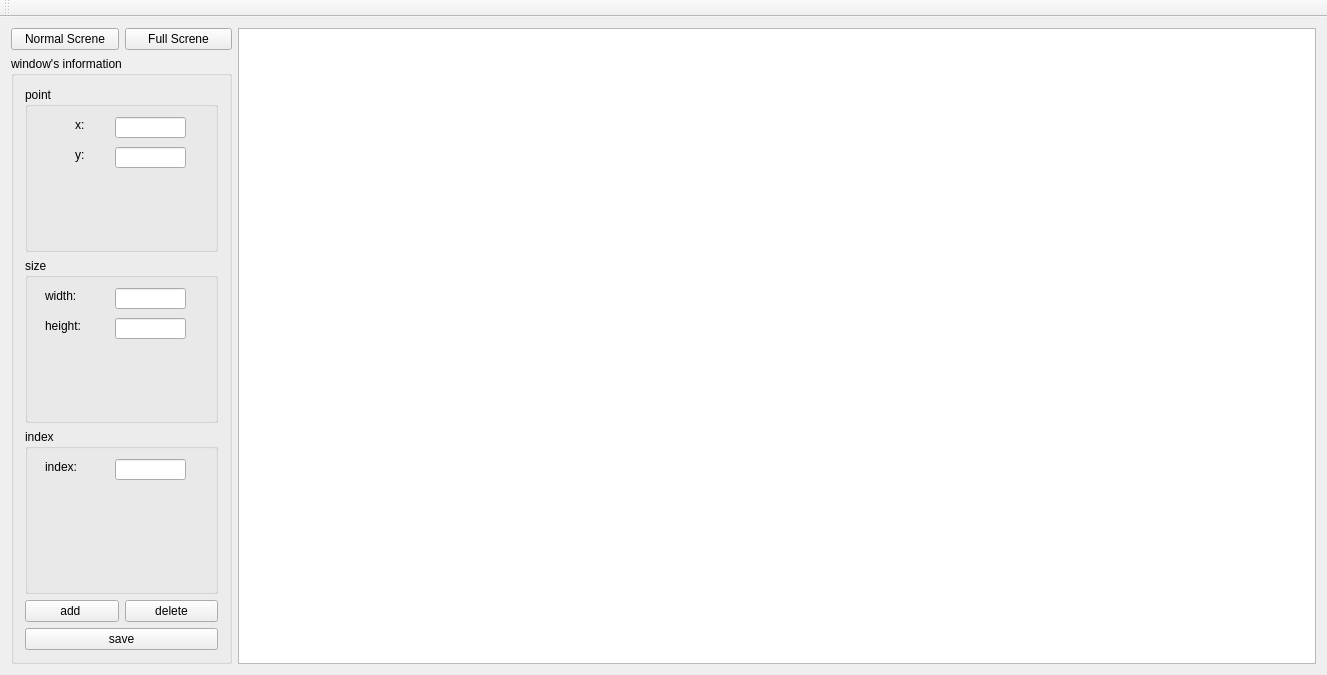
<?xml version="1.0" encoding="UTF-8"?>
<ui version="4.0">
 <class>MainEdit</class>
 <widget class="QMainWindow" name="MainEdit">
  <property name="geometry">
   <rect>
    <x>0</x>
    <y>0</y>
    <width>1327</width>
    <height>675</height>
   </rect>
  </property>
  <property name="windowTitle">
   <string>MainWindow</string>
  </property>
  <widget class="QWidget" name="centralWidget">
   <layout class="QGridLayout" name="gridLayout_2">
    <item row="0" column="0">
     <layout class="QHBoxLayout" name="horizontalLayout">
      <item>
       <widget class="QPushButton" name="exitBnt">
        <property name="text">
         <string>Normal Screne</string>
        </property>
       </widget>
      </item>
      <item>
       <widget class="QPushButton" name="fullBtn">
        <property name="text">
         <string>Full Screne</string>
        </property>
       </widget>
      </item>
     </layout>
    </item>
    <item row="0" column="1" rowspan="2">
     <widget class="QGraphicsView" name="view"/>
    </item>
    <item row="1" column="0">
     <widget class="QGroupBox" name="groupBox">
      <property name="minimumSize">
       <size>
        <width>221</width>
        <height>0</height>
       </size>
      </property>
      <property name="maximumSize">
       <size>
        <width>221</width>
        <height>16777215</height>
       </size>
      </property>
      <property name="title">
       <string>window's information</string>
      </property>
      <layout class="QGridLayout" name="gridLayout">
       <item row="2" column="0" colspan="2">
        <widget class="QGroupBox" name="groupBox_2">
         <property name="maximumSize">
          <size>
           <width>16777215</width>
           <height>16777215</height>
          </size>
         </property>
         <property name="title">
          <string>index</string>
         </property>
         <widget class="QLabel" name="label">
          <property name="geometry">
           <rect>
            <x>20</x>
            <y>30</y>
            <width>51</width>
            <height>16</height>
           </rect>
          </property>
          <property name="text">
           <string>index:</string>
          </property>
         </widget>
         <widget class="QLineEdit" name="indexEdit">
          <property name="geometry">
           <rect>
            <x>90</x>
            <y>30</y>
            <width>71</width>
            <height>21</height>
           </rect>
          </property>
         </widget>
        </widget>
       </item>
       <item row="0" column="0" colspan="2">
        <widget class="QGroupBox" name="groupBox_3">
         <property name="maximumSize">
          <size>
           <width>16777215</width>
           <height>16777215</height>
          </size>
         </property>
         <property name="title">
          <string>point</string>
         </property>
         <widget class="QLabel" name="label_2">
          <property name="geometry">
           <rect>
            <x>50</x>
            <y>30</y>
            <width>31</width>
            <height>16</height>
           </rect>
          </property>
          <property name="text">
           <string>x:</string>
          </property>
         </widget>
         <widget class="QLabel" name="label_3">
          <property name="geometry">
           <rect>
            <x>50</x>
            <y>60</y>
            <width>31</width>
            <height>16</height>
           </rect>
          </property>
          <property name="text">
           <string>y:</string>
          </property>
         </widget>
         <widget class="QLineEdit" name="horizonPosEdit">
          <property name="geometry">
           <rect>
            <x>90</x>
            <y>30</y>
            <width>71</width>
            <height>21</height>
           </rect>
          </property>
          <property name="clearButtonEnabled">
           <bool>false</bool>
          </property>
         </widget>
         <widget class="QLineEdit" name="verticalPosEdit">
          <property name="geometry">
           <rect>
            <x>90</x>
            <y>60</y>
            <width>71</width>
            <height>21</height>
           </rect>
          </property>
         </widget>
        </widget>
       </item>
       <item row="3" column="0">
        <widget class="QPushButton" name="addWindowBtn">
         <property name="text">
          <string>add </string>
         </property>
        </widget>
       </item>
       <item row="3" column="1">
        <widget class="QPushButton" name="delWindowBtn">
         <property name="text">
          <string>delete</string>
         </property>
        </widget>
       </item>
       <item row="4" column="0" colspan="2">
        <widget class="QPushButton" name="saveBtn">
         <property name="text">
          <string>save</string>
         </property>
        </widget>
       </item>
       <item row="1" column="0" colspan="2">
        <widget class="QGroupBox" name="groupBox_4">
         <property name="maximumSize">
          <size>
           <width>16777215</width>
           <height>16777215</height>
          </size>
         </property>
         <property name="title">
          <string>size</string>
         </property>
         <widget class="QLabel" name="label_4">
          <property name="geometry">
           <rect>
            <x>20</x>
            <y>30</y>
            <width>72</width>
            <height>15</height>
           </rect>
          </property>
          <property name="text">
           <string>width:</string>
          </property>
         </widget>
         <widget class="QLabel" name="label_5">
          <property name="geometry">
           <rect>
            <x>20</x>
            <y>60</y>
            <width>72</width>
            <height>15</height>
           </rect>
          </property>
          <property name="text">
           <string>height:</string>
          </property>
         </widget>
         <widget class="QLineEdit" name="widthEdit">
          <property name="geometry">
           <rect>
            <x>90</x>
            <y>30</y>
            <width>71</width>
            <height>21</height>
           </rect>
          </property>
         </widget>
         <widget class="QLineEdit" name="heightEdit">
          <property name="geometry">
           <rect>
            <x>90</x>
            <y>60</y>
            <width>71</width>
            <height>21</height>
           </rect>
          </property>
         </widget>
        </widget>
       </item>
      </layout>
     </widget>
    </item>
   </layout>
  </widget>
  <widget class="QToolBar" name="mainToolBar">
   <attribute name="toolBarArea">
    <enum>TopToolBarArea</enum>
   </attribute>
   <attribute name="toolBarBreak">
    <bool>false</bool>
   </attribute>
  </widget>
 </widget>
 <layoutdefault spacing="6" margin="11"/>
 <resources/>
 <connections/>
</ui>
